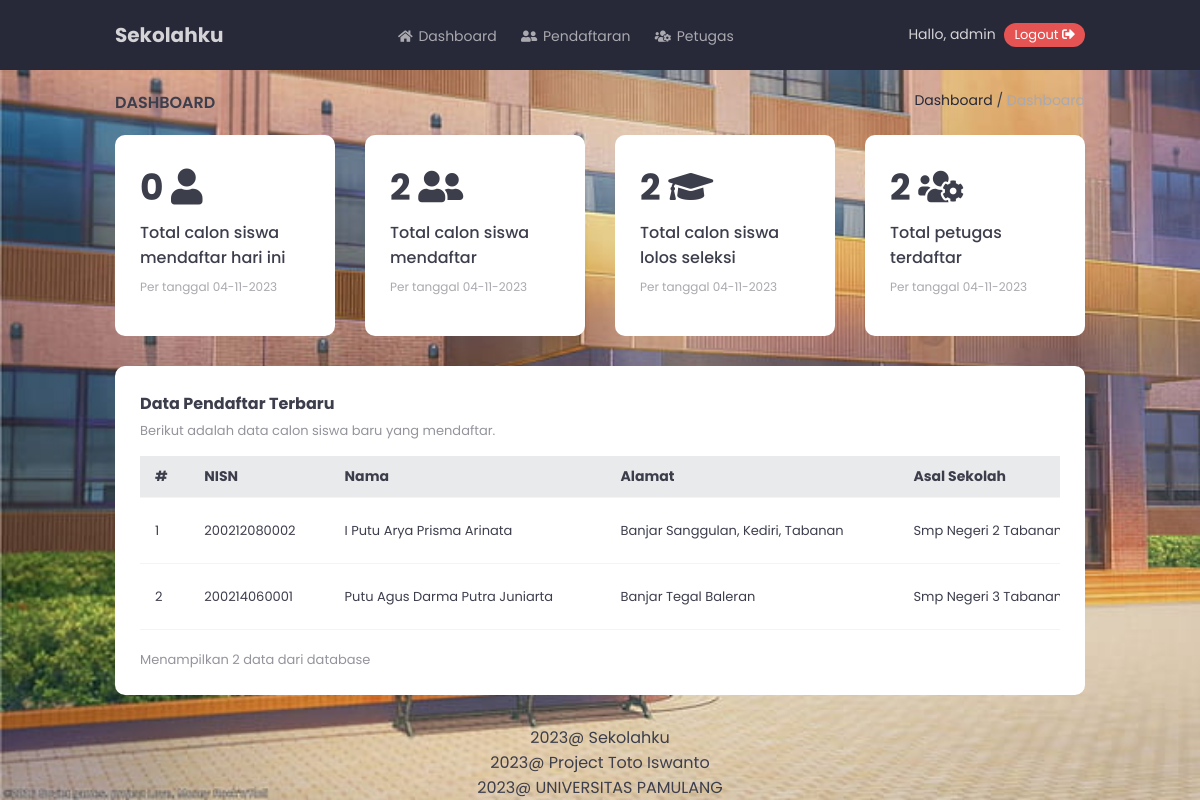
The page /index.php?login=berhasil (signed in) on the database its author committed.
### tables this page shows
CREATE TABLE `pendaftar` (
  `NISN` char(15) NOT NULL,
  `nama` varchar(100) NOT NULL,
  `jenis_kelamin` varchar(15) NOT NULL,
  `tgl_lahir` varchar(15) NOT NULL,
  `agama` varchar(15) NOT NULL,
  `alamat` varchar(100) NOT NULL,
  `no_telepon` varchar(15) NOT NULL,
  `email` varchar(30) NOT NULL,
  `sekolah_asal` varchar(100) NOT NULL,
  `tgl_mendaftar` varchar(15) NOT NULL,
  `keterangan` varchar(15) NOT NULL
);

### index.php (the view, shortened to what this page needs)
<?php include 'header.php'; ?>
<main>
	<section class="page-inf">
		<div class="container">
			<div class="row">
				<div class="col-12">
					<div class="pi">
						<div class="pi-left">
							<p>Dashboard</p>
						</div>
						<div class="pi-right">
							<p><a href="index.php">Dashboard</a> / <span>Dashboard</span></p>
						</div>
					</div>
				</div>
			</div>
		</div>
	</section>
	<section>
		<div class="container">
			<div class="row-lg">
				<div class="col-3">
					<div class="d-card">
						<?php
							$tgl_sekarang = date("d-m-Y");
							$sql = mysqli_query($koneksi, "SELECT * FROM pendaftar WHERE tgl_mendaftar='$tgl_sekarang' ");
							$jumlah = mysqli_num_rows($sql);
						?>
						<h2><?php echo $jumlah; ?> <i class="fas fa-user"></i></h2>
						<p class="desc">Total calon siswa mendaftar hari ini</p>
						<p class="date">Per tanggal <?php echo $tgl_sekarang; ?></p>
					</div>
				</div>
				<div class="col-3">
					<div class="d-card">
						<?php
							$sql2 = mysqli_query($koneksi, "SELECT * FROM pendaftar");
							$jumlah2 = mysqli_num_rows($sql2);
						?>
						<h2><?php echo $jumlah2; ?> <i class="fas fa-user-friends"></i></h2>
						<p class="desc">Total calon siswa mendaftar</p>
						<p class="date">Per tanggal <?php echo $tgl_sekarang; ?></p>
					</div>
				</div>
				<div class="col-3">
					<div class="d-card">
						<?php
							$sql3 = mysqli_query($koneksi, "SELECT * FROM pendaftar WHERE keterangan='lolos' ");
							$jumlah3 = mysqli_num_rows($sql3);
						?>
						<h2><?php echo $jumlah3; ?> <i class="fas fa-graduation-cap"></i></h2>
						<p class="desc">Total calon siswa lolos seleksi</p>
						<p class="date">Per tanggal <?php echo $tgl_sekarang; ?></p>
					</div>
				</div>
				<div class="col-3">
					<div class="d-card">
						<?php
							$sql4 = mysqli_query($koneksi, "SELECT * FROM petugas");
							$jumlah4 = mysqli_num_rows($sql4);
						?>
						<h2><?php echo $jumlah4; ?> <i class="fas fa-users-cog"></i></h2>
						<p class="desc">Total petugas terdaftar</p>
						<p class="date">Per tanggal <?php echo $tgl_sekarang; ?></p>
					</div>
				</div>
			</div>
		</div>
	</section>
	<section>
		<div class="container">
			<div class="row">
				<div class="col-12">
					<div class="table-container">
						<h3>Data Pendaftar Terbaru</h3>
						<p>Berikut adalah data calon siswa baru yang mendaftar.</p>
						<div class="table-responsive">
							<table>
								<tr>
									<th>#</th>
									<th>NISN</th>
									<th>Nama</th>
									<th>Alamat</th>
									<th>Asal Sekolah</th>
								</tr>
								<?php
									$i = 1;
									$sql_pendaftar = mysqli_query($koneksi, "SELECT * FROM pendaftar ORDER BY tgl_mendaftar DESC LIMIT 5 ");
									$jml_data = mysqli_num_rows($sql_pendaftar);
									while($row = mysqli_fetch_assoc($sql_pendaftar)) {
								?>
								<tr>
									<td><?php echo $i; ?></td>
									<td><?php echo $row['NISN']; ?></td>
									<td><?php echo $row['nama']; ?></td>
									<td><?php echo $row['alamat']; ?></td>
									<td><?php echo $row['sekolah_asal']; ?></td>
								</tr>
								<?php $i++; } ?>
							</table>
						</div>
						<p class="remove-margin">Menampilkan <?php echo $jml_data; ?> data dari database</p>
					</div>
				</div>
			</div>
		</div>
	</section>
</main>
<?php include 'footer.php'; ?>

### header.php (shortened to what this page needs)
<?php
$file_name = substr(basename($_SERVER['PHP_SELF']),0,-4);
?>
<!DOCTYPE html>
<html lang="en">
<head>
	<link rel="stylesheet" href="assets/css/style.css" type="text/css">
	<link rel="stylesheet" href="assets/css/csslibs.css" type="text/css">
	<link rel="stylesheet" href="https://use.fontawesome.com/releases/v5.15.3/css/all.css">
</head>
<body>
<?php
if ($file_name == "login") {  } else {
?>
<header>
	<nav class="nav">
		<div class="container">
			<div class="row">
				<div class="col-12">
					<div class="nav-nav">
						<div class="nav-title">
							<h1>
								<a href="index.php">Sekolahku</a>
							</h1>
						</div>
						<div class="nav-menu" id="NavMenu">
							<a href="index.php"><i class="fas fa-home"></i> Dashboard</a>
							<a href="pendaftaran.php"><i class="fas fa-user-friends"></i> Pendaftaran</a>
							<a href="petugas.php"><i class="fas fa-users-cog"></i> Petugas</a>
						</div>
						<div class="nav-admin-name">
							<p>
								<?php
								if (isset($_SESSION['username'])) {
									$username = $_SESSION['username'];
									echo "<span>Hallo, $username</span>";
								}
								?>
								<a href="script/logout-script.php" onclick="return confirm('Anda ingin keluar?')">Logout <i class="fas fa-sign-out-alt"></i></a>
							</p>
						</div>
					</div>
				</div>
			</div>
		</div>
	</nav>
</header>
<?php } ?>

### footer.php (shortened to what this page needs)
<?php
if ($file_name == "login") {  } else {
?>
<footer>
	<div class="footer">
		<div class="container">
			<div class="row">
				<div class="col-12"><center>
				<font size="3">2023@ Sekolahku</font><br>
				<font size="3">2023@ Project Toto Iswanto</font><br>
				<font size="3">2023@ UNIVERSITAS PAMULANG</font><br>
				</center></div>
			</div>
		</div>
	</div>
</footer>
<?php } ?>
</body>
</html>

### assets/css/style.css (style rules this page uses)
:root { --p_black: #272838; --p_red: #e65353; --p_blue: #5775ff; --p_green: #31c48f; --white: #ffffff; --grey: #e9eaeb; --grey2: #d4d4d7; --grey3: #bebfc3; --grey4: #a9a9af; --grey5: #93949c; --grey6: #7d7e88; --grey7: #686974; --grey8: #525360; --grey9: #3d3e4c; --bg: #f4f4f4; }
body { font-family: 'Poppins', sans-serif; background: var(--bg); color: var(--grey9); }
.nav { width: 100%; height: 70px; background: var(--p_black); color: var(--grey2); display: flex; align-items: center; }
.nav-nav { display: flex; flex-direction: row; justify-content: space-between; align-items: center; }
.nav-title h1 { font-size: 20px; margin-bottom: 0; }
.nav-title h1 a { color: inherit; }
.nav-menu a { color: var(--grey4); font-size: 14px; padding: 0 10px; }
.nav-menu a i { font-size: 13px; margin-right: 2px; }
.nav-admin-name p { margin-bottom: 0; font-size: 14px; }
.nav-admin-name p a { display: inline-block; padding: 2px 10px; background: var(--p_red); color: var(--white); border-radius: 20px; font-size: 13px; margin-left: 5px; }
.page-inf { margin-top: 20px; margin-bottom: 20px; }
.pi { display: flex; flex-direction: row; justify-content: space-between; }
.pi-left p { font-size: 16px; text-transform: uppercase; font-weight: 600; margin-bottom: 0; }
.pi-right p { font-size: 14px; margin-bottom: 0; }
.pi-right p a { color: var(--p_black); }
.pi-right p span { color: var(--grey4); }
.d-card { width: 100%; height: auto; background: var(--white); padding: 25px; border-radius: 10px; margin-bottom: 30px; }
.d-card h2 { font-size: 36px; margin-bottom: 5px; }
.d-card p.desc { margin-bottom: 8px; font-size: 16px; font-weight: 500; }
.d-card p.date { font-size: 12px; color: var(--grey4); }
.table-container { background: var(--white); padding: 25px; border-radius: 10px; margin-bottom: 30px; }
.table-responsive { overflow-x: auto; }
@media (max-width: 1200px) { .table-container table { width: 1200px !important; } }
.table-container h3 { font-weight: 700; font-size: 16px; margin-bottom: 5px; }
.table-container p { font-size: 13px; margin-bottom: 0; color: var(--grey5); margin-bottom: 15px; }
.table-container table { width: 100%; border-collapse: collapse; margin-bottom: 20px; }
.table-container table tr { border-bottom: 1px solid var(--bg); }
.table-container table tr th { text-align: left; padding: 10px 15px; background: var(--grey); font-size: 14px; font-weight: 700; }
.table-container table tr td { text-align: left; padding: 20px 15px; font-size: 13px; }

### assets/css/csslibs.css (style rules this page uses)
* { box-sizing: border-box; }
body { margin: 0; padding: 0; }
.container { overflow: hidden; padding: 0 100px; width: 100%; }
.row { display: flex; flex-direction: row; flex-wrap: wrap; }
.row-lg { display: flex; flex-direction: row; flex-wrap: wrap; }
.col-3 { width: 25%; }
.col-12 { width: 100%; }
[class*="col-"] { float: left; padding: 0px 15px; }
h1, h2, h3, h4, h5, h6 { margin-top: 0; margin-bottom: 15px; }
p { margin-top: 0; margin-bottom: 15px; font-size: 16px; }
a { text-decoration: none; color: blueviolet; -webkit-transition: .3s; -moz-transition: .3s; transition: .3s; }
.remove-margin { margin: 0 !important }

### header.php (style rules this page uses)
body { background-image:url('assets/img/sekolah2.jpg'); background-repeat: no-repeat; background-size: cover; }

### rows shown on the page
pendaftar: NISN "200212080002", nama "I Putu Arya Prisma Arinata", alamat "Banjar Sanggulan, Kediri, Tabanan", sekolah_asal "Smp Negeri 2…"
pendaftar: NISN "200214060001", nama "Putu Agus Darma Putra Juniarta", alamat "Banjar Tegal Baleran", sekolah_asal "Smp Negeri 3…"

### other values the page prints
$username "admin"
$jumlah "0"
$jumlah2 "2"
$jumlah3 "2"
$jumlah4 "2"
$jml_data "2"
